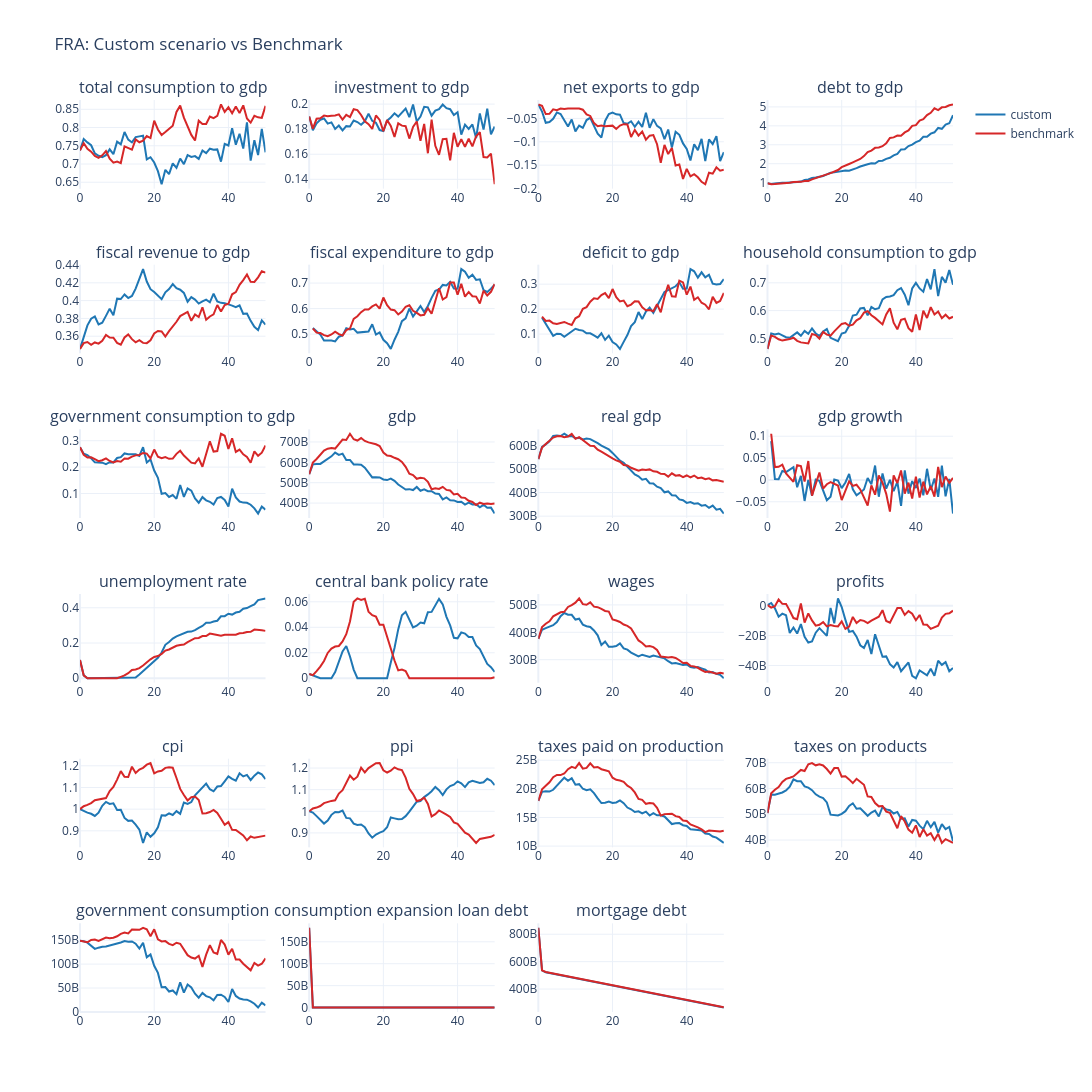
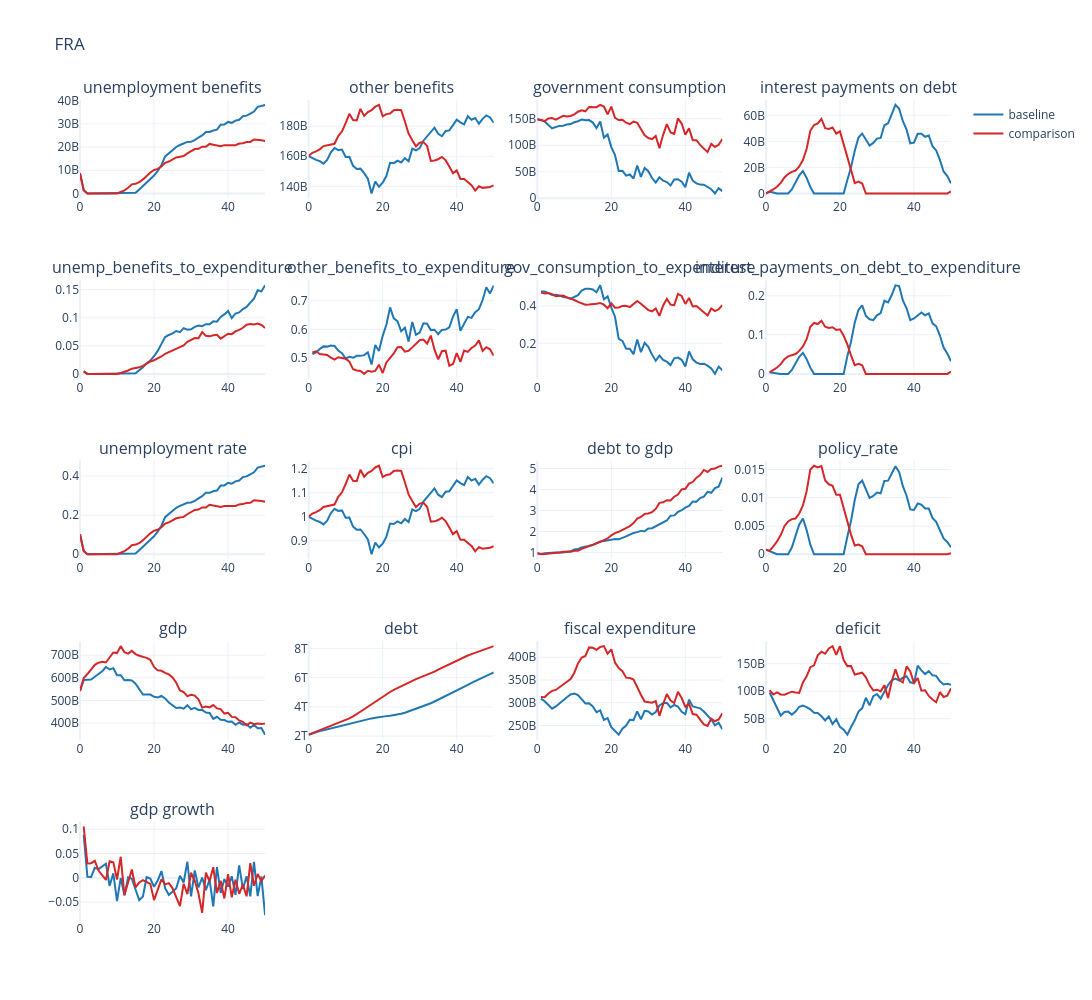

Source (notebook cell) for these figures, in order:
### Markdown cell above
### Benchmark comparison

### Code cell
run_benchmark = True
force_rerun_benchmark = True

if run_benchmark:
    output_dir = cfg.output_path or Path("data/output")
    output_dir.mkdir(parents=True, exist_ok=True)

    data_pkl_path = output_dir / "data_benchmark.pkl"
    df_benchmark_path = output_dir / f"{cfg.country_iso3}_df_benchmark.pkl"
    benchmark_model_path = output_dir / f"{cfg.country_iso3}_benchmark.h5"

    benchmark_spec = {
        "country_iso3": cfg.country_iso3,
        "seed": seed,
        "t_max": cfg.t_max,
        "time_unit": 3,
        "raw_data_path": str(cfg.raw_data_path or Path("data/hfcs/raw")),
        "single_hfcs_survey": False,
        "n_industries": None,
    }

    use_cached_df = df_benchmark_path.exists() and not force_rerun_benchmark
    use_cached_data = data_pkl_path.exists() and not force_rerun_benchmark

    # Load cached benchmark dataframe if available
    if use_cached_df:
        df_benchmark = pd.read_pickle(df_benchmark_path)

        print(f"Loaded cached benchmark dataframe from: {df_benchmark_path}")
        print("Benchmark spec:")
        print(df_benchmark.attrs.get("benchmark_spec", {}))

    else:
        # Load cached benchmark data if available, otherwise build it once
        if use_cached_data:
            data = DataWrapper.init_from_pickle(str(data_pkl_path))
            print(f"Loaded cached benchmark data from: {data_pkl_path}")
        else:
            # Load data configuration
            with open(f"{cfg.config_dir}/data_config_FRA.yaml", "r") as f:
                data_config = yaml.safe_load(f)
            data_config["country_configs"] = split_country_configs(data_config["country_configs"])
            data_config = DataConfiguration(**data_config)

            # This is the "default" data config, not accounting for the changes in data_config_FRA.yaml 
            # data_config = default_data_configuration(
            #     countries=[cfg.country_iso3],
            #     seed=cfg.seed,
            # )
            # data_config.time_unit = benchmark_spec["time_unit"]

            data = DataWrapper.from_config(
                configuration=data_config,
                raw_data_path=cfg.raw_data_path or Path("data/hfcs/raw"),
                single_hfcs_survey=benchmark_spec["single_hfcs_survey"],
            )
            data.save(str(data_pkl_path))
            print(f"Created benchmark data and saved to: {data_pkl_path}")

        benchmark_spec["n_industries"] = data.n_industries

        with open(f"{cfg.config_dir}/country_config_FRA.yaml", "r") as f:
            country_config_dict = yaml.safe_load(f)
        country_cfg = CountryConfiguration(**country_config_dict[cfg.country_iso3])
        country_cfg = align_country_configuration_to_data(country_cfg, n_industries=data.n_industries)

        # country_cfg.central_government.functions.social_benefits.name = 'GrowthSocialBenefitsSetter'
        # country_cfg.central_government.functions.social_benefits.name = 'DefaultSocialBenefitsSetter'
        country_cfg.central_government.functions.social_benefits.name = 'ConstantSocialBenefitsSetter'
        country_cfg.central_bank.functions.policy_rate.name = 'SmoothTaylorRule'
        # country_cfg.firms.functions.productivity_growth.name = 'NoOpTFPGrowth'
        # country_cfg.labour_market.functions.clearing.name = 'PolednaLabourMarketClearer'
        # country_cfg.central_bank.functions.policy_rate.name = 'PolednaPolicyRate'
        # country_cfg.government_entities.functions.consumption.name = 'ConstantGrowthGovernmentConsumptionSetter'

        print('Configuration summary')
        print({'productivity_growth': country_cfg.firms.functions.productivity_growth.name,
               'labour_market_clearer': country_cfg.labour_market.functions.clearing.name,
               'policy_rate_rule': country_cfg.central_bank.functions.policy_rate.name,
               'benefits_rule':  country_cfg.central_government.functions.social_benefits.name})
        
        country_configurations = {cfg.country_iso3: country_cfg}

        benchmark_configuration = SimulationConfiguration(
            country_configurations=country_configurations,
            t_max=cfg.t_max,
            seed=cfg.seed,
        )

        benchmark_model = Simulation.from_datawrapper(
            datawrapper=data,
            simulation_configuration=benchmark_configuration,
        )
        benchmark_model.run()

        benchmark_model.save(
            save_dir=output_dir,
            file_name=benchmark_model_path.name,
        )

        df_benchmark = build_macro_output_df(
            benchmark_model,
            country_code=cfg.country_iso3,
        )
        df_benchmark.attrs["benchmark_spec"] = benchmark_spec
        df_benchmark.to_pickle(df_benchmark_path)

        print(f"Benchmark complete. Model saved to: {benchmark_model_path}")
        print(f"Benchmark dataframe cached at: {df_benchmark_path}")
        print("Benchmark spec:")
        print(df_benchmark.attrs.get("benchmark_spec", {}))

    # Compare custom scenario output against benchmark
    plot_output(
        df=df_base[plot_columns],
        df_compare=df_benchmark[plot_columns],
        no_rows=n_rows,
        no_cols=n_cols,
        country_code=f"{cfg.country_iso3}: Custom scenario vs Benchmark",
        line_color="#1f77b4",
        compare_line_color="#d62728",
        base_name="custom",
        compare_name="benchmark",
        base_height=300,
        base_width=400,
    )
else:
    print("Set run_benchmark = True to execute the benchmark scenario.")

    
fiscal_cols = [
    'unemployment benefits', 'other benefits', 'government consumption', 'interest payments on debt',
    'unemp_benefits_to_expenditure', 'other_benefits_to_expenditure', 'gov_consumption_to_expenditure', 'interest_payments_on_debt_to_expenditure', 
    'unemployment rate', 'cpi', 'debt to gdp', 'policy_rate', 'gdp', 'debt', 'fiscal expenditure', 'deficit', 'gdp growth',
    ]


plot_output(
    df=df_base[fiscal_cols],
    df_compare=df_benchmark[fiscal_cols],
    no_rows=5,
    no_cols=4,
    country_code=cfg.country_iso3,
    line_color="#1f77b4",
    base_height=200,
    base_width=400,
)

print(df_base[['unemployment rate', 'real gdp']].corr().round(2))
print(df_benchmark[['unemployment rate', 'real gdp']].corr().round(2))
